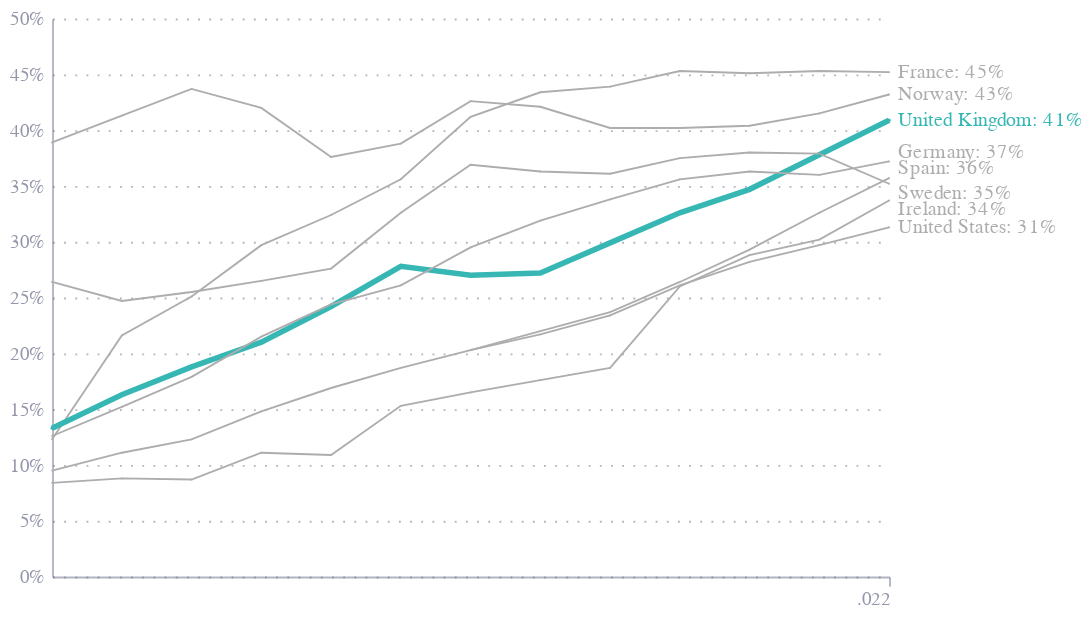

Source (notebook cell):
### Markdown cell above
# Fig 6

### Code cell
df = pd.read_excel("e61.xlsx", sheet_name="Figure 6", skiprows=4)
df = df.iloc[1:,:]
df.columns = ["country"] + [str(x) for x in df.columns[1:]]
df = df.melt(id_vars=["country"], var_name="date", value_name="value")
df['value'] = pd.to_numeric(df['value'], errors='coerce')
df = df.dropna(subset=["value"])
df['value'] = df['value']/100

df['date'] = df['date'].astype(int)
df = df.query("date <= 2022")


def label(row):
    if row['date'] == 2022:
        return f"{row['country']}: {row['value']:.0%}"
    else:
        return ""
    
df['label'] = df.apply(label, axis=1)

base = alt.Chart(df).encode(
    x=alt.X("date:T", title=""),
    y=alt.Y("value:Q", 
            axis=alt.Axis(format=".0%", 
                          title=""),
            scale=alt.Scale(domain=[0, 0.5])
            ),
    color=alt.condition(
        alt.datum.country == "United Kingdom",
        alt.value("#36B7B4"),
        alt.value("rgb(173, 173, 173)")
    ),
    detail='country:N',
)

lines = base.mark_line(point=True).encode(
        size=alt.condition(
        alt.datum.country == "United Kingdom",
        alt.value(3),
        alt.value(1)
    ),
)

end_labels = base.mark_text(align='left',
                                dy=alt.expr("datum.country == 'Germany' ? -5 : datum.country == 'Spain' ? -5 : datum.country == 'Sweden' ? 5 : datum.country == 'Ireland' ? 5 : 0"),
                             dx=5).encode(
    text='label',
)

chart = (lines + end_labels).properties(
    width=450,
    height=300
)


chart.save("e61_fig6.json")
chart.save("e61_fig6.png", scale_factor=2.0)

chart

### Figure 1 — Vega-Lite specification as saved in the notebook (floating-point values rounded to 4 significant figures)
{"config": {"font": "Circular Std", "mark": {"line": {"interpolate": "monotone"}}, "view": {"stroke": "transparent", "width": 400, "height": 300}, "range": {"category": ["#36B7B4", "#E6224B", "#F4C245", "#0063AF", "#00A767", "#179FDB", "#EB5C2E"], "diverging": ["#E6224B", "#E54753", "#C9C9C9", "#179FDB", "#122B39"], "heatmap": ["#C9C9C9", "#179FDB", "#0063AF", "#122B39"], "ordinal": ["#00A767", "#36B7B4", "#179FDB", "#0063AF", "#243B5A"]}, "axisX": {"domainColor": "#676A86", "domainOpacity": 0.5, "grid": false, "labelAngle": 0, "labelColor": "#676A86", "labelOpacity": 0.7, "orient": "bottom", "tickColor": "#676A86", "tickCount": 10, "tickOpacity": 0.5, "title": false, "titleAlign": "center", "titleAnchor": "middle", "titleColor": "#676A86", "titleFontSize": 12, "titleOpacity": 0.8, "titleY": -15}, "axisY": {"domainColor": "#676A86", "domainOpacity": 0.5, "gridColor": "#676A86", "gridDash": [1, 5], "gridOpacity": 0.5, "labelColor": "#676A86", "labelOpacity": 0.7, "labelPadding": 5, "tickColor": "#676A86", "tickCount": 8, "tickOpacity": 0.5, "ticks": false, "titleAlign": "left", "titleAngle": 0, "titleBaseline": "bottom", "titleColor": "#676A86", "titleFontSize": 12, "titleOpacity": 0.8, "titleX": 0, "titleY": -7}}, "layer": [{"mark": {"type": "line", "point": true}, "encoding": {"color": {"condition": {"test": "(datum.country === 'United Kingdom')", "value": "#36B7B4"}, "value": "rgb(173, 173, 173)"}, "detail": {"field": "country", "type": "nominal"}, "size": {"condition": {"test": "(datum.country === 'United Kingdom')", "value": 3}, "value": 1}, "x": {"field": "date", "title": "", "type": "temporal"}, "y": {"axis": {"format": ".0%", "title": ""}, "field": "value", "scale": {"domain": [0, 0.5]}, "type": "quantitative"}}}, {"mark": {"type": "text", "align": "left", "dx": 5, "dy": {"expr": "datum.country == 'Germany' ? -5 : datum.country == 'Spain' ? -5 : datum.country == 'Sweden' ? 5 : datum.country == 'Ireland' ? 5 : 0"}}, "encoding": {"color": {"condition": {"test": "(datum.country === 'United Kingdom')", "value": "#36B7B4"}, "value": "rgb(173, 173, 173)"}, "detail": {"field": "country", "type": "nominal"}, "text": {"field": "label", "type": "nominal"}, "x": {"field": "date", "title": "", "type": "temporal"}, "y": {"axis": {"format": ".0%", "title": ""}, "field": "value", "scale": {"domain": [0, 0.5]}, "type": "quantitative"}}}], "data": {"name": "data-48c53655517097045c29c47518918dd3"}, "height": 300, "width": 450, "$schema": "https://vega.github.io/schema/vega-lite/v5.8.0.json", "datasets": {"data-48c53655517097045c29c47518918dd3": [{"country": "France", "date": 2010, "value": 0.123, "label": ""}, {"country": "Norway", "date": 2010, "value": 0.389, "label": ""}, {"country": "Spain", "date": 2010, "value": 0.095, "label": ""}, {"country": "United Kingdom", "date": 2010, "value": 0.133, "label": ""}, {"country": "Germany", "date": 2010, "value": 0.126, "label": ""}, {"country": "Ireland", "date": 2010, "value": 0.084, "label": ""}, {"country": "Sweden", "date": 2010, "value": 0.264, "label": ""}, {"country": "France", "date": 2011, "value": 0.216, "label": ""}, {"country": "Norway", "date": 2011, "value": 0.413, "label": ""}, {"country": "Spain", "date": 2011, "value": 0.111, "label": ""}, {"country": "United Kingdom", "date": 2011, "value": 0.163, "label": ""}, {"country": "Germany", "date": 2011, "value": 0.152, "label": ""}, {"country": "Ireland", "date": 2011, "value": 0.088, "label": ""}, {"country": "Sweden", "date": 2011, "value": 0.247, "label": ""}, {"country": "France", "date": 2012, "value": 0.251, "label": ""}, {"country": "Norway", "date": 2012, "value": 0.437, "label": ""}, {"country": "Spain", "date": 2012, "value": 0.123, "label": ""}, {"country": "United Kingdom", "date": 2012, "value": 0.188, "label": ""}, {"country": "Germany", "date": 2012, "value": 0.179, "label": ""}, {"country": "Ireland", "date": 2012, "value": 0.087, "label": ""}, {"country": "Sweden", "date": 2012, "value": 0.255, "label": ""}, {"country": "France", "date": 2013, "value": 0.297, "label": ""}, {"country": "Norway", "date": 2013, "value": 0.42, "label": ""}, {"country": "Spain", "date": 2013, "value": 0.148, "label": ""}, {"country": "United Kingdom", "date": 2013, "value": 0.21, "label": ""}, {"country": "Germany", "date": 2013, "value": 0.215, "label": ""}, {"country": "Ireland", "date": 2013, "value": 0.111, "label": ""}, {"country": "Sweden", "date": 2013, "value": 0.265, "label": ""}, {"country": "France", "date": 2014, "value": 0.324, "label": ""}, {"country": "Norway", "date": 2014, "value": 0.376, "label": ""}, {"country": "Spain", "date": 2014, "value": 0.169, "label": ""}, {"country": "United Kingdom", "date": 2014, "value": 0.242, "label": ""}, {"country": "Germany", "date": 2014, "value": 0.244, "label": ""}, {"country": "Ireland", "date": 2014, "value": 0.109, "label": ""}, {"country": "Sweden", "date": 2014, "value": 0.276, "label": ""}, {"country": "France", "date": 2015, "value": 0.356, "label": ""}, {"country": "Norway", "date": 2015, "value": 0.388, "label": ""}, {"country": "Spain", "date": 2015, "value": 0.187, "label": ""}, {"country": "United Kingdom", "date": 2015, "value": 0.278, "label": ""}, {"country": "Germany", "date": 2015, "value": 0.261, "label": ""}, {"country": "Ireland", "date": 2015, "value": 0.153, "label": ""}, {"country": "Sweden", "date": 2015, "value": 0.326, "label": ""}, {"country": "France", "date": 2016, "value": 0.412, "label": ""}, {"country": "Norway", "date": 2016, "value": 0.426, "label": ""}, {"country": "Spain", "date": 2016, "value": 0.203, "label": ""}, {"country": "United Kingdom", "date": 2016, "value": 0.27, "label": ""}, {"country": "United States", "date": 2016, "value": 0.203, "label": ""}, {"country": "Germany", "date": 2016, "value": 0.295, "label": ""}, {"country": "Ireland", "date": 2016, "value": 0.165, "label": ""}, {"country": "Sweden", "date": 2016, "value": 0.369, "label": ""}, {"country": "France", "date": 2017, "value": 0.434, "label": ""}, {"country": "Norway", "date": 2017, "value": 0.421, "label": ""}, {"country": "Spain", "date": 2017, "value": 0.22, "label": ""}, {"country": "United Kingdom", "date": 2017, "value": 0.272, "label": ""}, {"country": "United States", "date": 2017, "value": 0.217, "label": ""}, {"country": "Germany", "date": 2017, "value": 0.319, "label": ""}, {"country": "Ireland", "date": 2017, "value": 0.176, "label": ""}, {"country": "Sweden", "date": 2017, "value": 0.363, "label": ""}, {"country": "France", "date": 2018, "value": 0.439, "label": ""}, {"country": "Norway", "date": 2018, "value": 0.402, "label": ""}, {"country": "Spain", "date": 2018, "value": 0.237, "label": ""}, {"country": "United Kingdom", "date": 2018, "value": 0.299, "label": ""}, {"country": "United States", "date": 2018, "value": 0.234, "label": ""}, {"country": "Germany", "date": 2018, "value": 0.338, "label": ""}, {"country": "Ireland", "date": 2018, "value": 0.187, "label": ""}, {"country": "Sweden", "date": 2018, "value": 0.361, "label": ""}, {"country": "France", "date": 2019, "value": 0.453, "label": ""}, {"country": "Norway", "date": 2019, "value": 0.402, "label": ""}, {"country": "Spain", "date": 2019, "value": 0.264, "label": ""}, {"country": "United Kingdom", "date": 2019, "value": 0.326, "label": ""}, {"country": "United States", "date": 2019, "value": 0.261, "label": ""}, {"country": "Germany", "date": 2019, "value": 0.356, "label": ""}, {"country": "Ireland", "date": 2019, "value": 0.26, "label": ""}, {"country": "Sweden", "date": 2019, "value": 0.375, "label": ""}, {"country": "France", "date": 2020, "value": 0.451, "label": ""}, {"country": "Norway", "date": 2020, "value": 0.404, "label": ""}, {"country": "Spain", "date": 2020, "value": 0.293, "label": ""}, {"country": "United Kingdom", "date": 2020, "value": 0.347, "label": ""}, {"country": "United States", "date": 2020, "value": 0.282, "label": ""}, {"country": "Germany", "date": 2020, "value": 0.363, "label": ""}, {"country": "Ireland", "date": 2020, "value": 0.288, "label": ""}, {"country": "Sweden", "date": 2020, "value": 0.38, "label": ""}, {"country": "France", "date": 2021, "value": 0.453, "label": ""}, {"country": "Norway", "date": 2021, "value": 0.415, "label": ""}, {"country": "Spain", "date": 2021, "value": 0.326, "label": ""}, {"country": "United Kingdom", "date": 2021, "value": 0.378, "label": ""}, {"country": "United States", "date": 2021, "value": 0.297, "label": ""}, {"country": "Germany", "date": 2021, "value": 0.36, "label": ""}, {"country": "Ireland", "date": 2021, "value": 0.302, "label": ""}, {"country": "Sweden", "date": 2021, "value": 0.379, "label": ""}, {"country": "France", "date": 2022, "value": 0.452, "label": "France: 45%"}, {"country": "Norway", "date": 2022, "value": 0.432, "label": "Norway: 43%"}, {"country": "Spain", "date": 2022, "value": 0.357, "label": "Spain: 36%"}, {"country": "United Kingdom", "date": 2022, "value": 0.409, "label": "United Kingdom: 41%"}, {"country": "United States", "date": 2022, "value": 0.313, "label": "United States: 31%"}, {"country": "Germany", "date": 2022, "value": 0.372, "label": "Germany: 37%"}, {"country": "Ireland", "date": 2022, "value": 0.337, "label": "Ireland: 34%"}, {"country": "Sweden", "date": 2022, "value": 0.352, "label": "Sweden: 35%"}]}}
